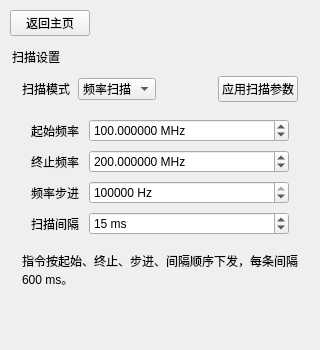
<?xml version='1.0' encoding='utf-8'?>
<ui version="4.0">
 <class>SweepPage</class>
 <widget class="QWidget" name="SweepPage">
  <property name="pageRoot" stdset="0">
   <bool>true</bool>
  </property>
  <layout class="QVBoxLayout" name="sweepPageLayout">
   <property name="spacing">
    <number>10</number>
   </property>
   <property name="leftMargin">
    <number>10</number>
   </property>
   <property name="topMargin">
    <number>10</number>
   </property>
   <property name="rightMargin">
    <number>10</number>
   </property>
   <property name="bottomMargin">
    <number>10</number>
   </property>
   <item alignment="Qt::AlignLeft">
    <widget class="QPushButton" name="backSweepButton">
     <property name="text">
      <string>返回主页</string>
     </property>
    </widget>
   </item>
   <item>
    <widget class="QWidget" name="sweepCard">
     <property name="card" stdset="0">
      <bool>true</bool>
     </property>
     <layout class="QVBoxLayout" name="sweepCardOuterLayout">
      <property name="spacing">
       <number>0</number>
      </property>
      <property name="leftMargin">
       <number>2</number>
      </property>
      <property name="topMargin">
       <number>2</number>
      </property>
      <property name="rightMargin">
       <number>2</number>
      </property>
      <property name="bottomMargin">
       <number>2</number>
      </property>
      <item>
       <widget class="QLabel" name="sweepCardHeader">
        <property name="cardHeader" stdset="0">
         <bool>true</bool>
        </property>
        <property name="text">
         <string>扫描设置</string>
        </property>
       </widget>
      </item>
      <item>
       <widget class="QWidget" name="sweepCardBody">
        <property name="cardBody" stdset="0">
         <bool>true</bool>
        </property>
        <layout class="QVBoxLayout" name="sweepBodyLayout">
         <property name="spacing">
          <number>8</number>
         </property>
         <property name="leftMargin">
          <number>10</number>
         </property>
         <property name="topMargin">
          <number>10</number>
         </property>
         <property name="rightMargin">
          <number>10</number>
         </property>
         <property name="bottomMargin">
          <number>10</number>
         </property>
         <item>
          <layout class="QHBoxLayout" name="sweepTopRow">
           <property name="spacing">
            <number>8</number>
           </property>
           <item>
            <widget class="QLabel" name="labelSweepMode">
             <property name="text">
              <string>扫描模式</string>
             </property>
            </widget>
           </item>
           <item>
            <widget class="QComboBox" name="sweepModeCombo">
             <item>
              <property name="text">
               <string>频率扫描</string>
              </property>
             </item>
             <item>
              <property name="text">
               <string>功率扫描</string>
              </property>
             </item>
            </widget>
           </item>
           <item>
            <spacer name="sweepTopSpacer">
             <property name="orientation">
              <enum>Qt::Horizontal</enum>
             </property>
             <property name="sizeHint" stdset="0">
              <size>
               <width>40</width>
               <height>20</height>
              </size>
             </property>
            </spacer>
           </item>
           <item>
            <widget class="QPushButton" name="sweepApplyButton">
             <property name="text">
              <string>应用扫描参数</string>
             </property>
            </widget>
           </item>
          </layout>
         </item>
         <item>
          <widget class="QStackedWidget" name="sweepStack">
           <property name="currentIndex">
            <number>0</number>
           </property>
           <widget class="QWidget" name="freqSweepPage">
            <layout class="QFormLayout" name="freqSweepForm">
             <property name="horizontalSpacing">
              <number>10</number>
             </property>
             <property name="verticalSpacing">
              <number>8</number>
             </property>
             <item row="0" column="0">
              <widget class="QLabel" name="labelFreqSweepStart">
               <property name="text">
                <string>起始频率</string>
               </property>
              </widget>
             </item>
             <item row="0" column="1">
              <widget class="QDoubleSpinBox" name="freqSweepStart">
               <property name="decimals">
                <number>6</number>
               </property>
               <property name="minimum">
                <double>20.000000000000000</double>
               </property>
               <property name="maximum">
                <double>6500.000000000000000</double>
               </property>
               <property name="value">
                <double>100.000000000000000</double>
               </property>
               <property name="suffix">
                <string> MHz</string>
               </property>
              </widget>
             </item>
             <item row="1" column="0">
              <widget class="QLabel" name="labelFreqSweepStop">
               <property name="text">
                <string>终止频率</string>
               </property>
              </widget>
             </item>
             <item row="1" column="1">
              <widget class="QDoubleSpinBox" name="freqSweepStop">
               <property name="decimals">
                <number>6</number>
               </property>
               <property name="minimum">
                <double>20.000000000000000</double>
               </property>
               <property name="maximum">
                <double>6500.000000000000000</double>
               </property>
               <property name="value">
                <double>200.000000000000000</double>
               </property>
               <property name="suffix">
                <string> MHz</string>
               </property>
              </widget>
             </item>
             <item row="2" column="0">
              <widget class="QLabel" name="labelFreqSweepStep">
               <property name="text">
                <string>频率步进</string>
               </property>
              </widget>
             </item>
             <item row="2" column="1">
              <widget class="QSpinBox" name="freqSweepStep">
               <property name="minimum">
                <number>1</number>
               </property>
               <property name="maximum">
                <number>1000000000</number>
               </property>
               <property name="value">
                <number>1000000</number>
               </property>
               <property name="suffix">
                <string> Hz</string>
               </property>
              </widget>
             </item>
             <item row="3" column="0">
              <widget class="QLabel" name="labelFreqSweepInterval">
               <property name="text">
                <string>扫描间隔</string>
               </property>
              </widget>
             </item>
             <item row="3" column="1">
              <widget class="QSpinBox" name="freqSweepInterval">
               <property name="minimum">
                <number>1</number>
               </property>
               <property name="maximum">
                <number>65535</number>
               </property>
               <property name="value">
                <number>15</number>
               </property>
               <property name="suffix">
                <string> ms</string>
               </property>
              </widget>
             </item>
            </layout>
           </widget>
           <widget class="QWidget" name="powerSweepPage">
            <layout class="QFormLayout" name="powerSweepForm">
             <property name="horizontalSpacing">
              <number>10</number>
             </property>
             <property name="verticalSpacing">
              <number>8</number>
             </property>
             <item row="0" column="0">
              <widget class="QLabel" name="labelPowerSweepStart">
               <property name="text">
                <string>起始功率</string>
               </property>
              </widget>
             </item>
             <item row="0" column="1">
              <widget class="QDoubleSpinBox" name="powerSweepStart">
               <property name="decimals">
                <number>1</number>
               </property>
               <property name="minimum">
                <double>-95.000000000000000</double>
               </property>
               <property name="maximum">
                <double>15.000000000000000</double>
               </property>
               <property name="singleStep">
                <double>0.500000000000000</double>
               </property>
               <property name="value">
                <double>-50.000000000000000</double>
               </property>
               <property name="suffix">
                <string> dBm</string>
               </property>
              </widget>
             </item>
             <item row="1" column="0">
              <widget class="QLabel" name="labelPowerSweepStop">
               <property name="text">
                <string>终止功率</string>
               </property>
              </widget>
             </item>
             <item row="1" column="1">
              <widget class="QDoubleSpinBox" name="powerSweepStop">
               <property name="decimals">
                <number>1</number>
               </property>
               <property name="minimum">
                <double>-95.000000000000000</double>
               </property>
               <property name="maximum">
                <double>15.000000000000000</double>
               </property>
               <property name="singleStep">
                <double>0.500000000000000</double>
               </property>
               <property name="value">
                <double>0.000000000000000</double>
               </property>
               <property name="suffix">
                <string> dBm</string>
               </property>
              </widget>
             </item>
             <item row="2" column="0">
              <widget class="QLabel" name="labelPowerSweepStep">
               <property name="text">
                <string>功率步进</string>
               </property>
              </widget>
             </item>
             <item row="2" column="1">
              <widget class="QDoubleSpinBox" name="powerSweepStep">
               <property name="decimals">
                <number>1</number>
               </property>
               <property name="minimum">
                <double>0.500000000000000</double>
               </property>
               <property name="maximum">
                <double>100.000000000000000</double>
               </property>
               <property name="singleStep">
                <double>0.500000000000000</double>
               </property>
               <property name="value">
                <double>1.000000000000000</double>
               </property>
               <property name="suffix">
                <string> dB</string>
               </property>
              </widget>
             </item>
             <item row="3" column="0">
              <widget class="QLabel" name="labelPowerSweepInterval">
               <property name="text">
                <string>扫描间隔</string>
               </property>
              </widget>
             </item>
             <item row="3" column="1">
              <widget class="QSpinBox" name="powerSweepInterval">
               <property name="minimum">
                <number>1</number>
               </property>
               <property name="maximum">
                <number>65535</number>
               </property>
               <property name="value">
                <number>15</number>
               </property>
               <property name="suffix">
                <string> ms</string>
               </property>
              </widget>
             </item>
            </layout>
           </widget>
          </widget>
         </item>
         <item>
          <widget class="QLabel" name="sweepNoteLabel">
           <property name="wordWrap">
            <bool>true</bool>
           </property>
           <property name="text">
            <string>指令按起始、终止、步进、间隔顺序下发，每条间隔 600 ms。</string>
           </property>
          </widget>
         </item>
        </layout>
       </widget>
      </item>
     </layout>
    </widget>
   </item>
   <item>
    <spacer name="sweepPageSpacer">
     <property name="orientation">
      <enum>Qt::Vertical</enum>
     </property>
     <property name="sizeHint" stdset="0">
      <size>
       <width>20</width>
       <height>40</height>
      </size>
     </property>
    </spacer>
   </item>
  </layout>
 </widget>
 <resources />
 <connections />
</ui>
